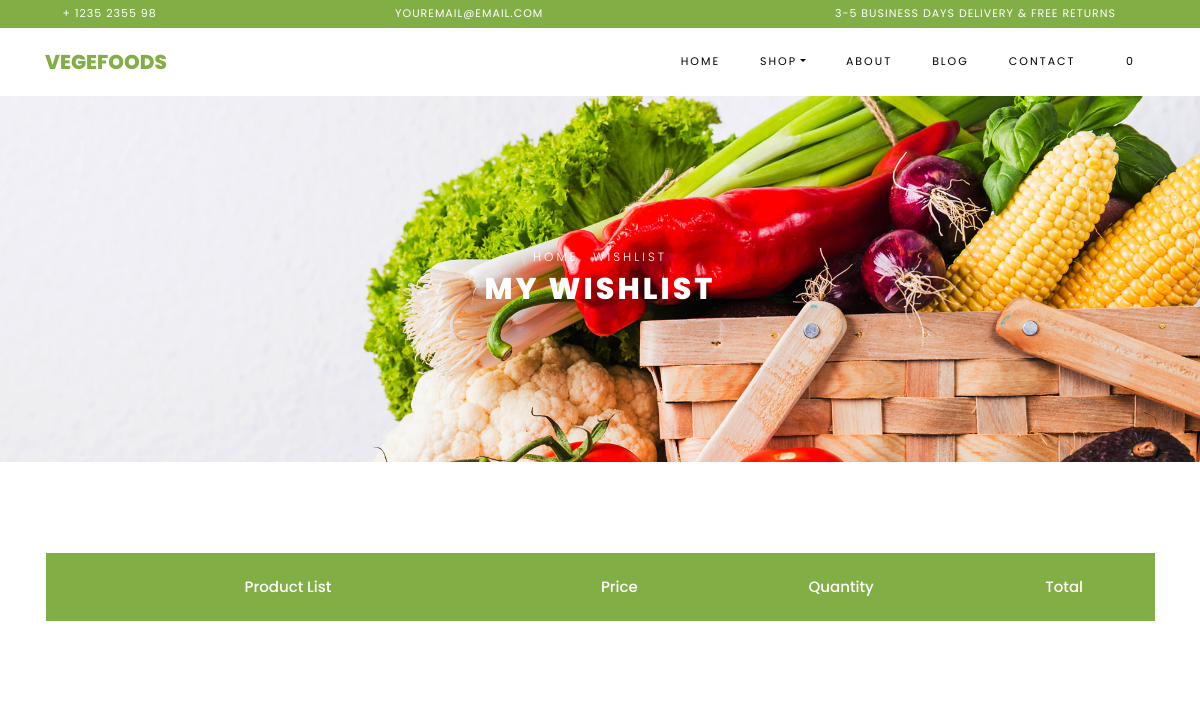
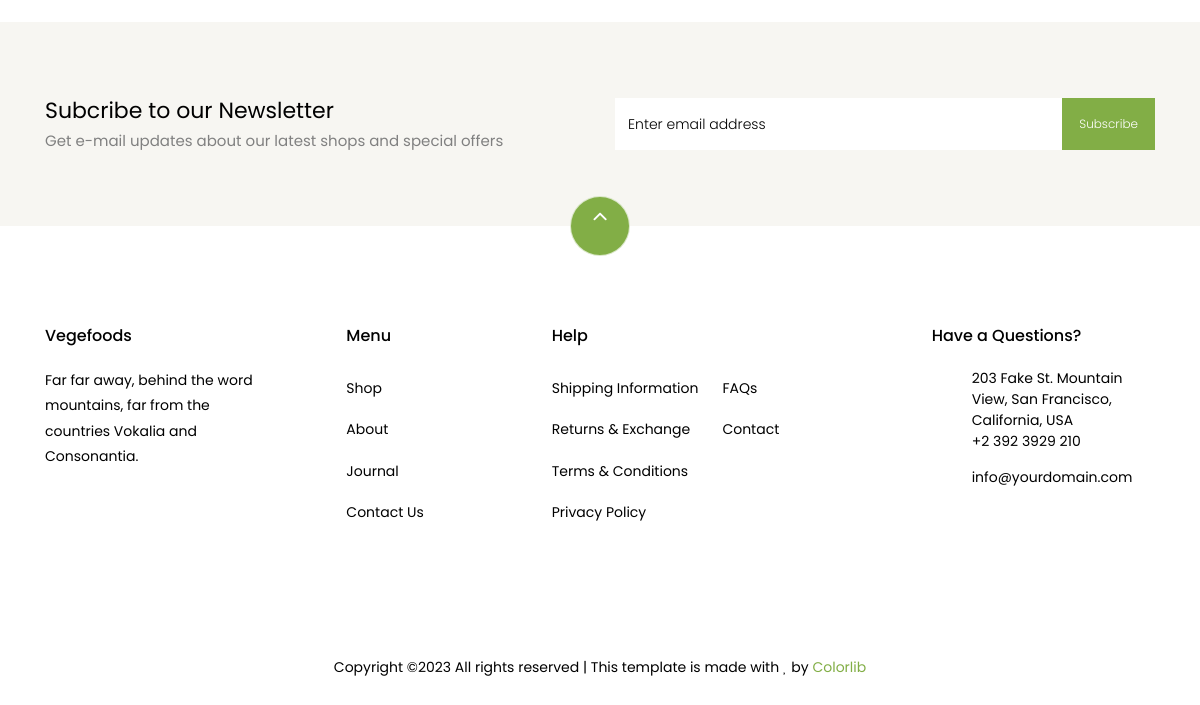
The app's page /cart/whishlist/ (signed in), older data (2 pictures, top to bottom).
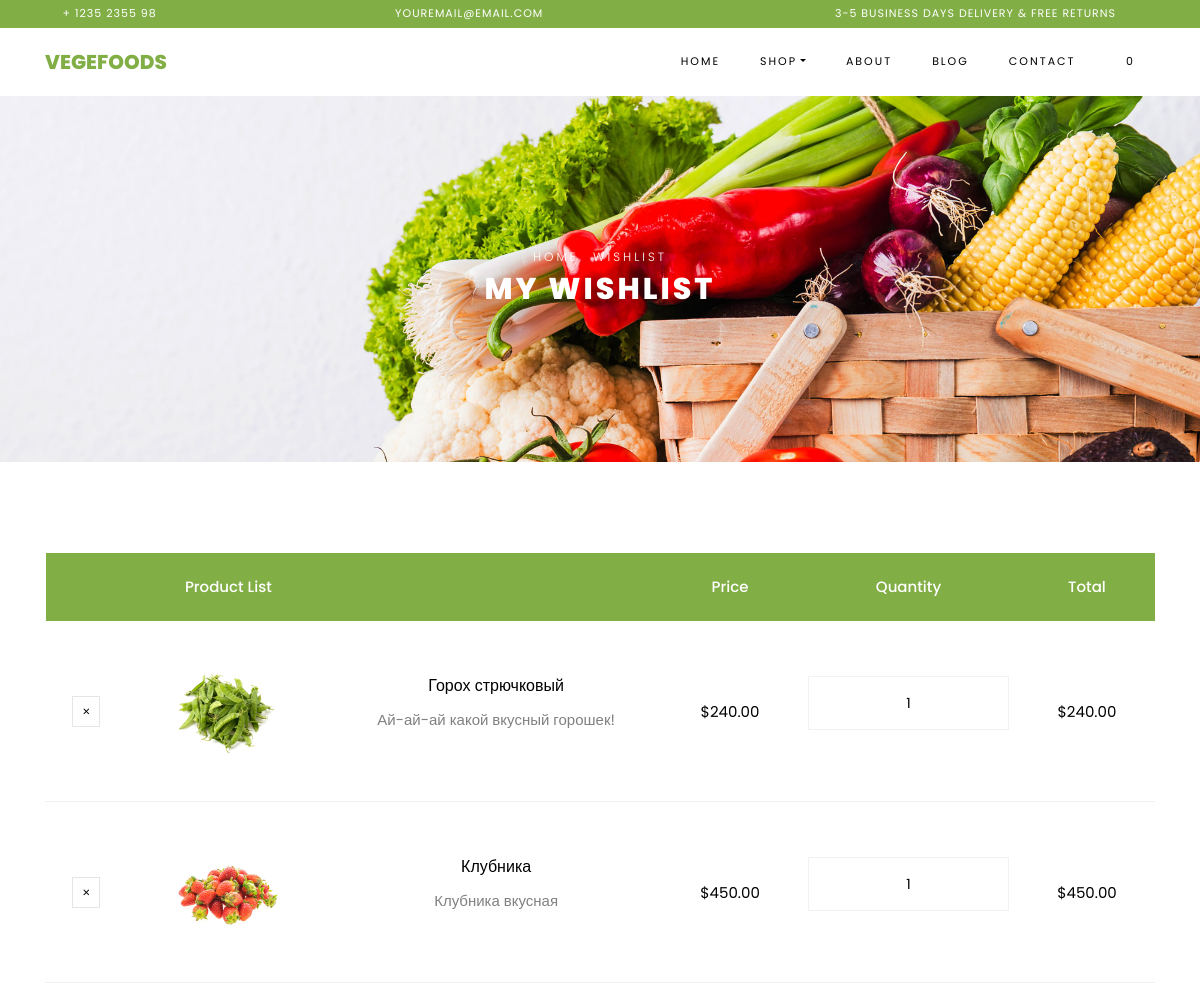
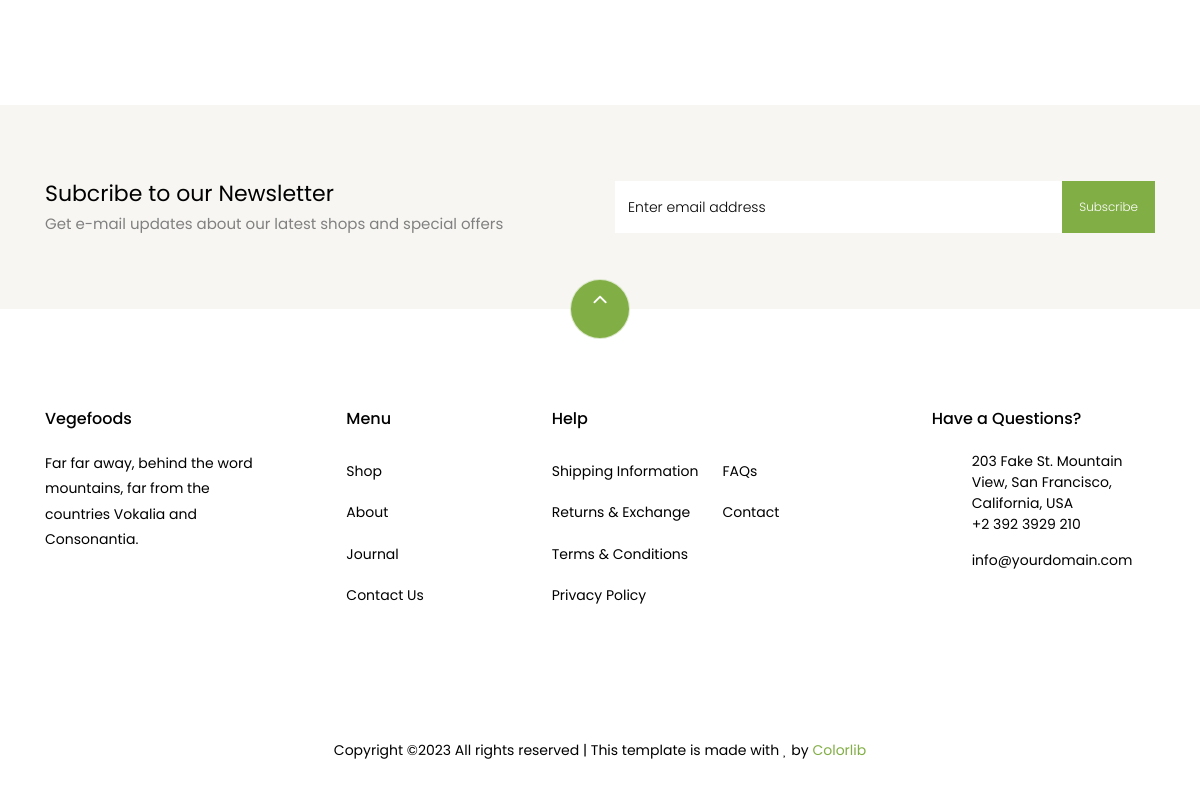
The same page, newer data (2 pictures, top to bottom).
### apps/cart_shop/models.py (models this page shows, shortened)
class WishListItem(models.Model):
    wishlist = models.ForeignKey(WishList, on_delete=models.CASCADE)
    product = models.ForeignKey(Product, on_delete=models.CASCADE)
    quantity = models.IntegerField(default=1)
    created_at = models.DateTimeField(auto_now_add=True)
    updated_at = models.DateTimeField(auto_now=True)

class Product(models.Model):
    name = models.CharField(max_length=255)
    price = models.DecimalField(max_digits=10, decimal_places=2)
    discount = models.IntegerField(null=True, blank=True)
    description = models.TextField()
    image = models.ImageField(upload_to='static/shop/images',
                              null=True, blank=True)
    created_at = models.DateTimeField(auto_now_add=True)
    updated_at = models.DateTimeField(auto_now=True)

### apps/cart_shop/views.py (the view)
# urls.py: path('whishlist/', ViewWishlist.as_view(), name='wishlist'),
class ViewWishlist(View):
    def get(self, request):
        if request.user.is_authenticated:
            wishlist_items = WishListItem.objects.filter(wishlist__user=request.user)
            data = list(wishlist_items)
            context = {'items': data}
            return render(request, 'cart_shop/wishlist.html', context)
        return redirect('auth_shop:login')

### apps/cart_shop/templates/cart_shop/wishlist.html
{% extends 'cart_shop/base_cart_shop.html' %}
{% load static %}
{% block content %}
    <div class="hero-wrap hero-bread" style="background-image: url({% static 'shop/images/bg_1.jpg' %});">
      <div class="container">
        <div class="row no-gutters slider-text align-items-center justify-content-center">
          <div class="col-md-9 ftco-animate text-center">
          	<p class="breadcrumbs"><span class="mr-2"><a href="{% url 'home:index' %}">Home</a></span> <span>Wishlist</span></p>
            <h1 class="mb-0 bread">My Wishlist</h1>
          </div>
        </div>
      </div>
    </div>
    <section class="ftco-section ftco-cart">
			<div class="container">
				<div class="row">
    			<div class="col-md-12 ftco-animate">
    				<div class="cart-list">
	    				<table class="table">
						    <thead class="thead-primary">
						      <tr class="text-center">
						        <th>&nbsp;</th>
						        <th>Product List</th>
						        <th>&nbsp;</th>
						        <th>Price</th>
						        <th>Quantity</th>
						        <th>Total</th>
						      </tr>
						    </thead>
						    <tbody>
							{% for item in items%}
						      <tr class="text-center">
						        <td class="product-remove"><a href="#"><span class="ion-ios-close"></span></a></td>
						        <td class="image-prod"><div class="img" style="background-image:url({{item.product.image.url}});"></div></td>
						        <td class="product-name">
						        	<h3>{{item.product.name}}</h3>
						        	<p>{{item.product.description}}</p>
						        </td>
						        <td class="price">${{item.product.price}}</td>
						        <td class="quantity">
						        	<div class="input-group mb-3">
					             	<input type="text" name="quantity" class="quantity form-control input-number" value="{{item.quantity}}" min="1" max="100">
					          	</div>
					          </td>
						        <td class="total">${{item.product.price}}</td>
						      </tr>
							{% endfor %}
						    </tbody>
						  </table>
					  </div>
    			</div>
    		</div>
			</div>
		</section>
{% endblock %}

### apps/cart_shop/templates/cart_shop/base_cart_shop.html (shortened to what this page needs)
{% load static %}
<!DOCTYPE html>
<html lang="en">
  <head>
    <link rel="stylesheet" href="{% static 'shop/css/open-iconic-bootstrap.min.css' %}">
    <link rel="stylesheet" href="{% static 'shop/css/animate.css' %}">
    <link rel="stylesheet" href="{% static 'shop/css/owl.carousel.min.css' %}">
    <link rel="stylesheet" href="{% static 'shop/css/owl.theme.default.min.css' %}">
    <link rel="stylesheet" href="{% static 'shop/css/magnific-popup.css' %}">
    <link rel="stylesheet" href="{% static 'shop/css/aos.css' %}">
    <link rel="stylesheet" href="{% static 'shop/css/ionicons.min.css' %}">
    <link rel="stylesheet" href="{% static 'shop/css/bootstrap-datepicker.css' %}">
    <link rel="stylesheet" href="{% static 'shop/css/jquery.timepicker.css' %}">
    <link rel="stylesheet" href="{% static 'shop/css/flaticon.css' %}">
    <link rel="stylesheet" href="{% static 'shop/css/icomoon.css' %}">
    <link rel="stylesheet" href="{% static 'shop/css/style.css' %}">
  </head>
  <body class="goto-here">
		<div class="py-1 bg-primary">
    	<div class="container">
    		<div class="row no-gutters d-flex align-items-start align-items-center px-md-0">
	    		<div class="col-lg-12 d-block">
		    		<div class="row d-flex">
		    			<div class="col-md pr-4 d-flex topper align-items-center">
					    	<div class="icon mr-2 d-flex justify-content-center align-items-center"><span class="icon-phone2"></span></div>
						    <span class="text">+ 1235 2355 98</span>
					    </div>
					    <div class="col-md pr-4 d-flex topper align-items-center">
					    	<div class="icon mr-2 d-flex justify-content-center align-items-center"><span class="icon-paper-plane"></span></div>
						    <span class="text">youremail@email.com</span>
					    </div>
					    <div class="col-md-5 pr-4 d-flex topper align-items-center text-lg-right">
						    <span class="text">3-5 Business days delivery &amp; Free Returns</span>
					    </div>
				    </div>
			    </div>
		    </div>
		  </div>
    </div>
    <nav class="navbar navbar-expand-lg navbar-dark ftco_navbar bg-dark ftco-navbar-light" id="ftco-navbar">
	    <div class="container">
	      <a class="navbar-brand" href="{% url 'home:index' %}">Vegefoods</a>
	      <div class="collapse navbar-collapse" id="ftco-nav">
	        <ul class="navbar-nav ml-auto">
	          <li class="nav-item"><a href="{% url 'home:index' %}" class="nav-link">Home</a></li>
	          <li class="nav-item active dropdown">
              <a class="nav-link dropdown-toggle" href="#" id="dropdown04" data-toggle="dropdown" aria-haspopup="true" aria-expanded="false">Shop</a>
            </li>
	          <li class="nav-item"><a href="{% url 'home:about' %}" class="nav-link">About</a></li>
	          <li class="nav-item"><a href="{% url 'blog:blog' %}" class="nav-link">Blog</a></li>
	          <li class="nav-item"><a href="{% url 'home:contact' %}" class="nav-link">Contact</a></li>
	          <li class="nav-item cta cta-colored"><a href="{% url 'cart_shop:cart' %}" class="nav-link"><span class="icon-shopping_cart"></span>{{cart_items|length}}</a></li>
	        </ul>
	      </div>
	    </div>
	  </nav>
        {% block content%}
        {% endblock %}
		<section class="ftco-section ftco-no-pt ftco-no-pb py-5 bg-light">
      <div class="container py-4">
        <div class="row d-flex justify-content-center py-5">
          <div class="col-md-6">
          	<h2 style="font-size: 22px;" class="mb-0">Subcribe to our Newsletter</h2>
          	<span>Get e-mail updates about our latest shops and special offers</span>
          </div>
          <div class="col-md-6 d-flex align-items-center">
            <form action="#" class="subscribe-form">
              <div class="form-group d-flex">
                <input type="text" class="form-control" placeholder="Enter email address">
                <input type="submit" value="Subscribe" class="submit px-3">
              </div>
            </form>
          </div>
        </div>
      </div>
    </section>
    <footer class="ftco-footer ftco-section">
      <div class="container">
      	<div class="row">
      		<div class="mouse">
						<a href="#" class="mouse-icon">
							<div class="mouse-wheel"><span class="ion-ios-arrow-up"></span></div>
						</a>
					</div>
      	</div>
        <div class="row mb-5">
          <div class="col-md">
            <div class="ftco-footer-widget mb-4">
              <h2 class="ftco-heading-2">Vegefoods</h2>
              <p>Far far away, behind the word mountains, far from the countries Vokalia and Consonantia.</p>
              <ul class="ftco-footer-social list-unstyled float-md-left float-lft mt-5">
              </ul>
            </div>
          </div>
          <div class="col-md">
            <div class="ftco-footer-widget mb-4 ml-md-5">
              <h2 class="ftco-heading-2">Menu</h2>
              <ul class="list-unstyled">
                <li><a href="#" class="py-2 d-block">Shop</a></li>
                <li><a href="#" class="py-2 d-block">About</a></li>
                <li><a href="#" class="py-2 d-block">Journal</a></li>
                <li><a href="#" class="py-2 d-block">Contact Us</a></li>
              </ul>
            </div>
          </div>
          <div class="col-md-4">
             <div class="ftco-footer-widget mb-4">
              <h2 class="ftco-heading-2">Help</h2>
              <div class="d-flex">
	              <ul class="list-unstyled mr-l-5 pr-l-3 mr-4">
	                <li><a href="#" class="py-2 d-block">Shipping Information</a></li>
	                <li><a href="#" class="py-2 d-block">Returns &amp; Exchange</a></li>
	                <li><a href="#" class="py-2 d-block">Terms &amp; Conditions</a></li>
	                <li><a href="#" class="py-2 d-block">Privacy Policy</a></li>
	              </ul>
	              <ul class="list-unstyled">
	                <li><a href="#" class="py-2 d-block">FAQs</a></li>
	                <li><a href="#" class="py-2 d-block">Contact</a></li>
	              </ul>
	            </div>
            </div>
          </div>
          <div class="col-md">
            <div class="ftco-footer-widget mb-4">
            	<h2 class="ftco-heading-2">Have a Questions?</h2>
            	<div class="block-23 mb-3">
	              <ul>
	                <li><span class="icon icon-map-marker"></span><span class="text">203 Fake St. Mountain View, San Francisco, California, USA</span></li>
	                <li><a href="#"><span class="icon icon-phone"></span><span class="text">+2 392 3929 210</span></a></li>
	                <li><a href="#"><span class="icon icon-envelope"></span><span class="text">info@yourdomain.com</span></a></li>
	              </ul>
	            </div>
            </div>
          </div>
        </div>
        <div class="row">
          <div class="col-md-12 text-center">
            <p>
						  Copyright &copy;<script>document.write(new Date().getFullYear());</script> All rights reserved | This template is made with <i class="icon-heart color-danger" aria-hidden="true"></i> by <a href="https://colorlib.com" target="_blank">Colorlib</a>
						</p>
          </div>
        </div>
      </div>
    </footer>
  </body>
</html>

### static/shop/css/icomoon.css (style rules this page uses)
[class^="icon-"], [class*=" icon-"] { font-family: 'icomoon' !important; speak: none; font-style: normal; font-weight: normal; font-variant: normal; text-transform: none; line-height: 1; -webkit-font-smoothing: antialiased; -moz-osx-font-smoothing: grayscale; }
.icon-heart:before { content: "\f004"; }
.icon-map-marker:before { content: "\f041"; }
.icon-phone:before { content: "\f095"; }
.icon-envelope:before { content: "\f0e0"; }
.icon-paper-plane:before { content: "\f1d8"; }
.icon-phone2:before { content: "\e0cd"; }
.icon-shopping_cart:before { content: "\e8cc"; }

Row changes from the older to the newer data that the page shows:
added WishListItem: product.image (picture), product.name "Горох стрючковый", product.description "Ай-ай-ай какой вкусный горошек!", product.price "240.00", quantity "1"
added WishListItem: product.image (picture), product.name "Клубника", product.description "Клубника вкусная", product.price "450.00", quantity "1"
